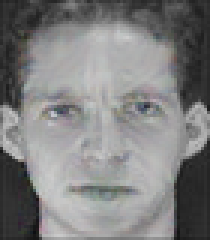
#> input picture task_1/images/2.jpg, 70 x 80 px (shown 3 times larger); its folder holds only this picture in this run
$ python -i Viola_Jones.py   (imports and definitions only)
#> lines starting #> are read from the running program, lines starting #| are printed output that depends on the picture
import cv2
import matplotlib.pyplot as plt


def detect_face(image_path):
#> called with image_path = 'images/2.jpg'
    image = cv2.imread(image_path)
#> image is the input picture: shape (80, 70, 3); mean B, G, R 127.8, 127.7, 127.8
    if image is None:
        return "No image"
    gray = cv2.cvtColor(image, cv2.COLOR_BGR2GRAY)

    face_cascade = cv2.CascadeClassifier('haarcascade_frontalface_default.xml')
    eye_cascade = cv2.CascadeClassifier('haarcascade_eye.xml')

    faces = face_cascade.detectMultiScale(gray, 1.2, 5)
#> faces = [[4, 15, 60, 60]]
    # 1.01, 5 for images from ORL DataBase
    # 1.2, 5 for my faces
    for (x, y, w, h) in faces:
        cv2.rectangle(image, (x, y), (x + w, y + h), (255, 0, 0), 5)
        roi_gray = gray[y:y + w, x:x + w]
        roi_color = image[y:y + h, x:x + w]
        eyes = eye_cascade.detectMultiScale(roi_gray, 1.8, 7)
        # 1.01, 1 for images from ORL DataBase
        # 1.8, 7 for my faces
        for (ex, ey, ew, eh) in eyes:
            cv2.rectangle(roi_color, (ex, ey), (ex + ew, ey + eh), (0, 255, 0), 5)
#> this loop made 1 pass
#> pass 1, in detect_face, `roi_gray = gray[y:y + w, x:x + w]`:
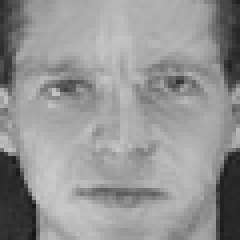
#> roi_gray: shape (60, 60) (shown 4 times larger); min 21, max 203, mean 148.7
#> pass 1, in detect_face, `roi_color = image[y:y + h, x:x + w]`:
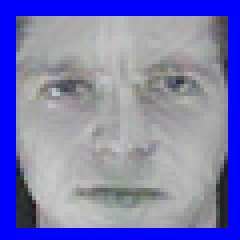
#> roi_color: shape (60, 60, 3) (shown 4 times larger); mean B, G, R 179.7, 123.7, 123.5
#> after the loop:
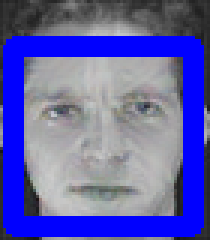
#> image: shape (80, 70, 3) (shown 3 times larger); mean B, G, R 171.1, 95.5, 95.4

    image = cv2.cvtColor(image, cv2.COLOR_BGR2RGB)
    return image


images_folder = "./my_images"
import os

# [1 line that did not run here, left out]
# [1 line that did not run here, left out]

to_draw = []
count = 1
SAVE = True
amount = 1
# [29 lines not run here, left out]

>>> result = detect_face('images/2.jpg')
